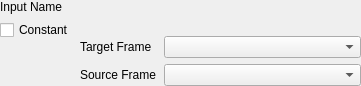
<?xml version="1.0" encoding="UTF-8"?>
<ui version="4.0">
 <class>InputFrameWidget</class>
 <widget class="QWidget" name="InputFrameWidget">
  <property name="geometry">
   <rect>
    <x>0</x>
    <y>0</y>
    <width>361</width>
    <height>86</height>
   </rect>
  </property>
  <property name="sizePolicy">
   <sizepolicy hsizetype="MinimumExpanding" vsizetype="MinimumExpanding">
    <horstretch>0</horstretch>
    <verstretch>0</verstretch>
   </sizepolicy>
  </property>
  <property name="windowTitle">
   <string>Form</string>
  </property>
  <layout class="QHBoxLayout" name="horizontalLayout">
   <property name="leftMargin">
    <number>0</number>
   </property>
   <property name="topMargin">
    <number>0</number>
   </property>
   <property name="rightMargin">
    <number>0</number>
   </property>
   <property name="bottomMargin">
    <number>0</number>
   </property>
   <item>
    <layout class="QVBoxLayout" name="verticalLayout">
     <item>
      <widget class="QLabel" name="labelName">
       <property name="text">
        <string>Input Name</string>
       </property>
      </widget>
     </item>
     <item>
      <widget class="QCheckBox" name="cbIsConst">
       <property name="text">
        <string>Constant</string>
       </property>
      </widget>
     </item>
     <item>
      <spacer name="verticalSpacer">
       <property name="orientation">
        <enum>Qt::Vertical</enum>
       </property>
       <property name="sizeHint" stdset="0">
        <size>
         <width>20</width>
         <height>0</height>
        </size>
       </property>
      </spacer>
     </item>
    </layout>
   </item>
   <item>
    <layout class="QVBoxLayout" name="verticalLayout_2">
     <item>
      <widget class="QWidget" name="constWidget" native="true">
       <property name="sizePolicy">
        <sizepolicy hsizetype="Minimum" vsizetype="Minimum">
         <horstretch>0</horstretch>
         <verstretch>0</verstretch>
        </sizepolicy>
       </property>
       <layout class="QVBoxLayout" name="verticalLayout_3">
        <property name="leftMargin">
         <number>0</number>
        </property>
        <property name="topMargin">
         <number>0</number>
        </property>
        <property name="rightMargin">
         <number>0</number>
        </property>
        <property name="bottomMargin">
         <number>0</number>
        </property>
        <item>
         <widget class="giskard_sim::VectorWidget" name="constPosition" native="true">
          <property name="sizePolicy">
           <sizepolicy hsizetype="MinimumExpanding" vsizetype="Minimum">
            <horstretch>0</horstretch>
            <verstretch>0</verstretch>
           </sizepolicy>
          </property>
         </widget>
        </item>
        <item>
         <widget class="giskard_sim::VectorWidget" name="constRotation" native="true"/>
        </item>
       </layout>
      </widget>
     </item>
     <item>
      <widget class="QWidget" name="dynamicWidget" native="true">
       <property name="sizePolicy">
        <sizepolicy hsizetype="MinimumExpanding" vsizetype="Minimum">
         <horstretch>0</horstretch>
         <verstretch>0</verstretch>
        </sizepolicy>
       </property>
       <layout class="QGridLayout" name="gridLayout">
        <property name="leftMargin">
         <number>0</number>
        </property>
        <property name="topMargin">
         <number>0</number>
        </property>
        <property name="rightMargin">
         <number>0</number>
        </property>
        <property name="bottomMargin">
         <number>0</number>
        </property>
        <item row="4" column="0" colspan="2">
         <widget class="QLabel" name="label_2">
          <property name="text">
           <string>Source Frame</string>
          </property>
         </widget>
        </item>
        <item row="2" column="0">
         <widget class="QLabel" name="label">
          <property name="text">
           <string>Target Frame</string>
          </property>
         </widget>
        </item>
        <item row="2" column="2">
         <widget class="rviz::EditableComboBox" name="cbTargetFrame">
          <property name="sizePolicy">
           <sizepolicy hsizetype="MinimumExpanding" vsizetype="Fixed">
            <horstretch>0</horstretch>
            <verstretch>0</verstretch>
           </sizepolicy>
          </property>
         </widget>
        </item>
        <item row="4" column="2">
         <widget class="rviz::EditableComboBox" name="cbSourceFrame">
          <property name="sizePolicy">
           <sizepolicy hsizetype="MinimumExpanding" vsizetype="Fixed">
            <horstretch>0</horstretch>
            <verstretch>0</verstretch>
           </sizepolicy>
          </property>
         </widget>
        </item>
       </layout>
      </widget>
     </item>
    </layout>
   </item>
  </layout>
 </widget>
 <customwidgets>
  <customwidget>
   <class>rviz::EditableComboBox</class>
   <extends>QComboBox</extends>
   <header>rviz/properties/editable_combo_box.h</header>
  </customwidget>
  <customwidget>
   <class>giskard_sim::VectorWidget</class>
   <extends>QWidget</extends>
   <header>giskard_sim/vector_widget.h</header>
   <container>1</container>
   <slots>
    <signal>valueChanged(Eigen::Vector3d)</signal>
   </slots>
  </customwidget>
 </customwidgets>
 <resources/>
 <connections>
  <connection>
   <sender>cbIsConst</sender>
   <signal>clicked(bool)</signal>
   <receiver>InputFrameWidget</receiver>
   <slot>setConstant(bool)</slot>
   <hints>
    <hint type="sourcelabel">
     <x>57</x>
     <y>37</y>
    </hint>
    <hint type="destinationlabel">
     <x>69</x>
     <y>85</y>
    </hint>
   </hints>
  </connection>
  <connection>
   <sender>constRotation</sender>
   <signal>valueChanged(Eigen::Vector3d)</signal>
   <receiver>InputFrameWidget</receiver>
   <slot>constantRotationChanged(Eigen::Vector3d)</slot>
   <hints>
    <hint type="sourcelabel">
     <x>233</x>
     <y>26</y>
    </hint>
    <hint type="destinationlabel">
     <x>360</x>
     <y>85</y>
    </hint>
   </hints>
  </connection>
  <connection>
   <sender>constPosition</sender>
   <signal>valueChanged(Eigen::Vector3d)</signal>
   <receiver>InputFrameWidget</receiver>
   <slot>constantPositionChanged(Eigen::Vector3d)</slot>
   <hints>
    <hint type="sourcelabel">
     <x>314</x>
     <y>10</y>
    </hint>
    <hint type="destinationlabel">
     <x>360</x>
     <y>65</y>
    </hint>
   </hints>
  </connection>
  <connection>
   <sender>cbTargetFrame</sender>
   <signal>currentIndexChanged(QString)</signal>
   <receiver>InputFrameWidget</receiver>
   <slot>dynamicFrameChanged(QString)</slot>
   <hints>
    <hint type="sourcelabel">
     <x>342</x>
     <y>46</y>
    </hint>
    <hint type="destinationlabel">
     <x>360</x>
     <y>85</y>
    </hint>
   </hints>
  </connection>
  <connection>
   <sender>cbSourceFrame</sender>
   <signal>currentIndexChanged(QString)</signal>
   <receiver>InputFrameWidget</receiver>
   <slot>dynamicRefFrameChanged(QString)</slot>
   <hints>
    <hint type="sourcelabel">
     <x>213</x>
     <y>78</y>
    </hint>
    <hint type="destinationlabel">
     <x>193</x>
     <y>295</y>
    </hint>
   </hints>
  </connection>
 </connections>
 <slots>
  <slot>setConstant(bool)</slot>
  <slot>constantPositionChanged(Eigen::Vector3d)</slot>
  <slot>constantRotationChanged(Eigen::Vector3d)</slot>
  <slot>dynamicFrameChanged(QString)</slot>
  <slot>dynamicRefFrameChanged(QString)</slot>
 </slots>
</ui>
